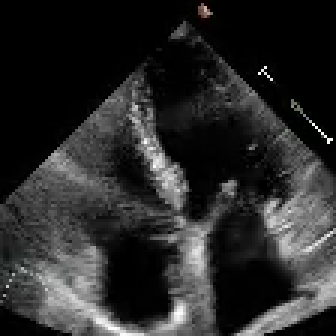
#> input picture frame 78 of videos/echo1.mp4, 112 x 112 px, given in place of Vascular.mp4, which was not available (shown 3 times larger)
$ python dev_test_click.py
#> lines starting #> are read from the running program, lines starting #| are printed output that depends on the picture; pictures that were not available may be replaced by others from this repository, and a replacement may not be noted
#> in main, frame0 is the input picture: shape (112, 112, 3); mean B, G, R 42.1, 42.2, 42.2
import cv2
import numpy as np
from datetime import datetime

from tracker_lk import LKTracker

TARGET_W, TARGET_H = 1100, 850  # output canvas/window size


def letterbox(image, target_w, target_h):
    """Return (canvas, scale, xoff, yoff) where image is aspect-fit into canvas."""
#> called with target_w = 1100, target_h = 850
    h, w = image.shape[:2]
#> h = 112; w = 112
    scale = min(target_w / w, target_h / h)
#> scale = 7.59
    new_w = max(1, int(w * scale))
#> new_w = 850
    new_h = max(1, int(h * scale))
#> new_h = 850

    resized = cv2.resize(image, (new_w, new_h), interpolation=cv2.INTER_LINEAR)
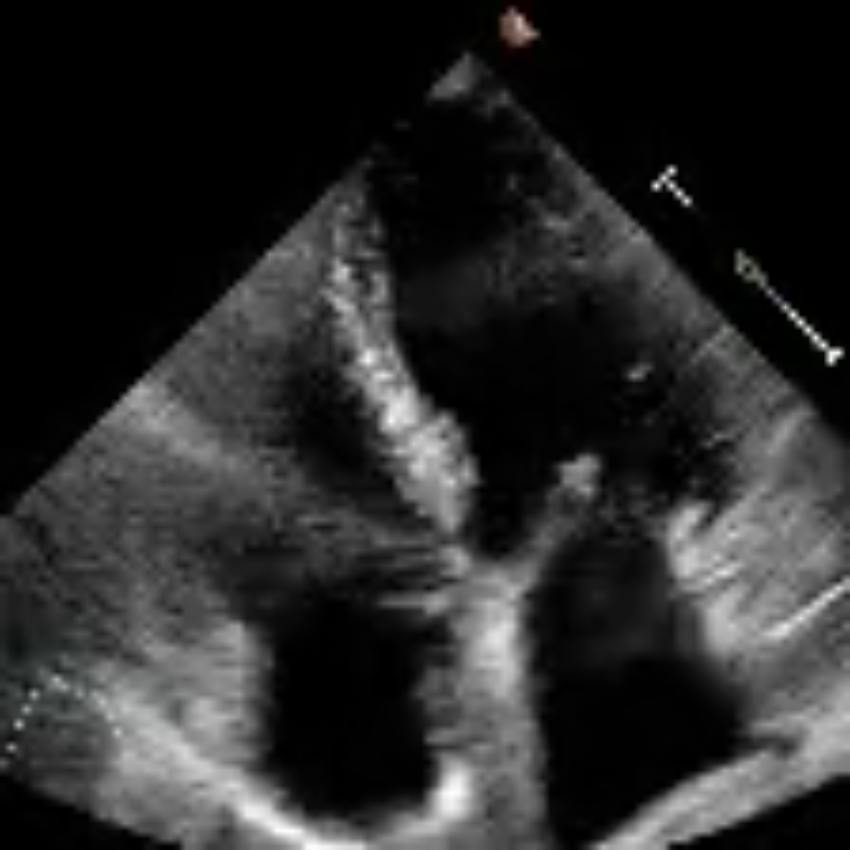
#> resized: shape (850, 850, 3); mean B, G, R 42.1, 42.1, 42.1
    if resized.ndim == 2:
        resized = cv2.cvtColor(resized, cv2.COLOR_GRAY2BGR)

    canvas = np.zeros((target_h, target_w, 3), dtype=np.uint8)
    xoff = (target_w - new_w) // 2
#> xoff = 125
    yoff = (target_h - new_h) // 2
#> yoff = 0
    canvas[yoff:yoff + new_h, xoff:xoff + new_w] = resized
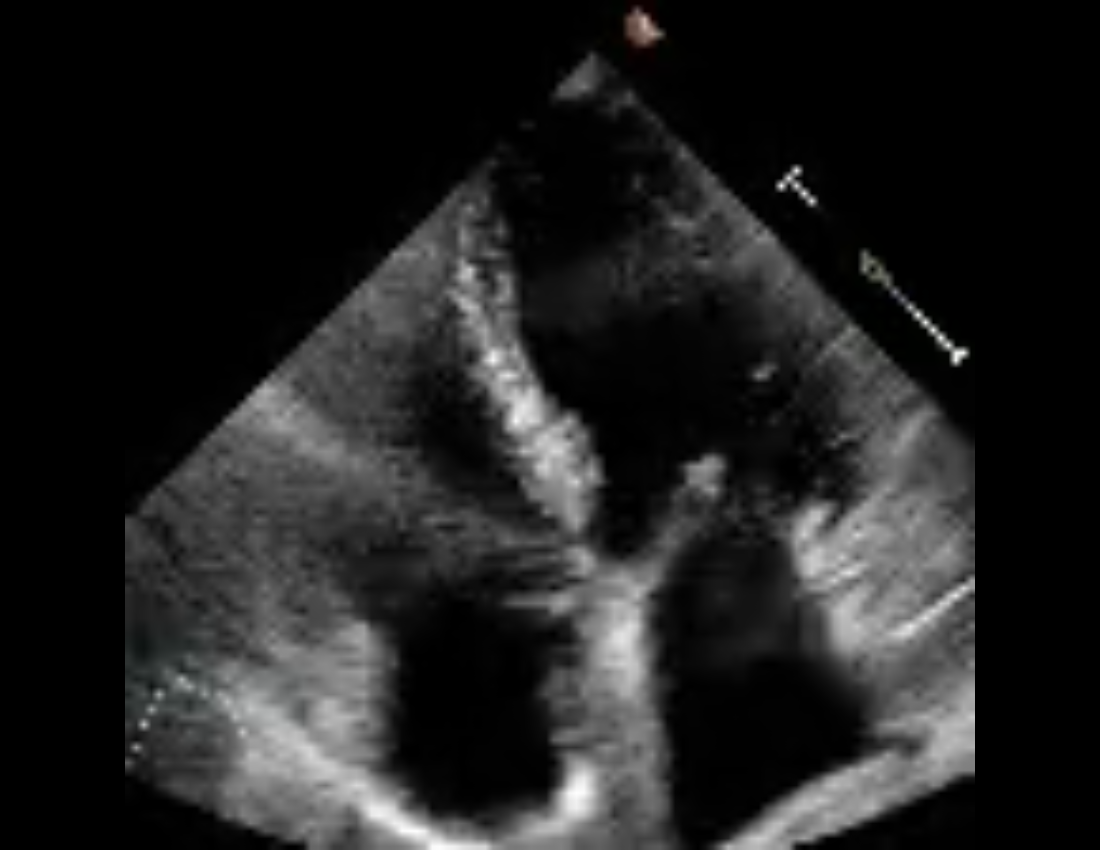
#> canvas: shape (850, 1100, 3); mean B, G, R 32.5, 32.5, 32.5
    return canvas, scale, xoff, yoff


def to_frame_coords(x, y, scale, xoff, yoff):
    fx = (x - xoff) / scale
    fy = (y - yoff) / scale
    return fx, fy


def to_canvas_coords(x, y, scale, xoff, yoff):
    cx = x * scale + xoff
    cy = y * scale + yoff
    return cx, cy


def draw_polygon(img, pts, is_closed=False):
    """pts are in DISPLAY/CANVAS coords."""
    if len(pts) == 0:
        return

    for (x, y) in pts:
        cv2.circle(img, (int(x), int(y)), 4, (255, 255, 255), -1)

    if len(pts) >= 2:
        p = np.array(pts, dtype=np.int32).reshape(-1, 1, 2)
        cv2.polylines(img, [p], isClosed=is_closed, color=(0, 255, 0), thickness=2)


def make_writer(out_path, fps, w, h):
    # Use mp4v for broad compatibility
    fourcc = cv2.VideoWriter_fourcc(*"mp4v")
    return cv2.VideoWriter(out_path, fourcc, fps, (w, h))

# TODO: update path
def main():
    #video_path = r"C:\Users\jocel\OneDrive\Desktop\Holoray_Dataset\Echo\echo4.mp4"
    #video_path = r"C:\Users\jocel\OneDrive\Desktop\Holoray_Dataset\Intrapartum\Intrapartum-occlusions.mp4"
    #video_path = r"C:\Users\jocel\OneDrive\Desktop\Holoray_Dataset\Lapchole\Lapchole1.mp4"
    video_path = r"C:\Users\jocel\OneDrive\Desktop\Holoray_Dataset\POCUS\Vascular.mp4"

    cap = cv2.VideoCapture(video_path)

    if not cap.isOpened():
        print(f"Could not open video: {video_path}")
        return

    # Try to read video fps; fallback if missing
    fps = cap.get(cv2.CAP_PROP_FPS)
    if fps > 120:
        fps = 30.0

    if fps is None or fps <= 1e-6:
        fps = 30.0

    ok, frame0 = cap.read()
    if not ok:
        print(f"Could not read first frame: {video_path}")
        return

    win = "Draw polygon: click points | Enter=done | Backspace=undo | Esc=clear"
    cv2.namedWindow(win, cv2.WINDOW_NORMAL)
    cv2.resizeWindow(win, TARGET_W, TARGET_H)

    polygon = []  # FRAME coords
    finalized = False

    scale, xoff, yoff = 1.0, 0, 0

    def on_mouse(event, x, y, flags, param):
        nonlocal polygon, finalized, scale, xoff, yoff
        if finalized:
            return
        if event == cv2.EVENT_LBUTTONDOWN:
            fx, fy = to_frame_coords(x, y, scale, xoff, yoff)
            h0, w0 = frame0.shape[:2]
            if 0 <= fx < w0 and 0 <= fy < h0:
                polygon.append((float(fx), float(fy)))

    cv2.setMouseCallback(win, on_mouse)

    # --- Phase 1: polygon drawing ---
    while True:
        vis, scale, xoff, yoff = letterbox(frame0, TARGET_W, TARGET_H)
#> scale = 7.59; xoff = 125; yoff = 0
        disp_poly = [to_canvas_coords(x, y, scale, xoff, yoff) for x, y in polygon]
#> disp_poly = []
        draw_polygon(vis, disp_poly, is_closed=(len(disp_poly) >= 3))

        cv2.putText(vis, f"Points: {len(polygon)}", (20, 40),
                    cv2.FONT_HERSHEY_SIMPLEX, 1.0, (255, 255, 255), 2)
        cv2.putText(vis, "Click vertices. Enter=start. Backspace=undo. Esc=clear. q=quit",
                    (20, 80), cv2.FONT_HERSHEY_SIMPLEX, 0.7, (255, 255, 255), 2)
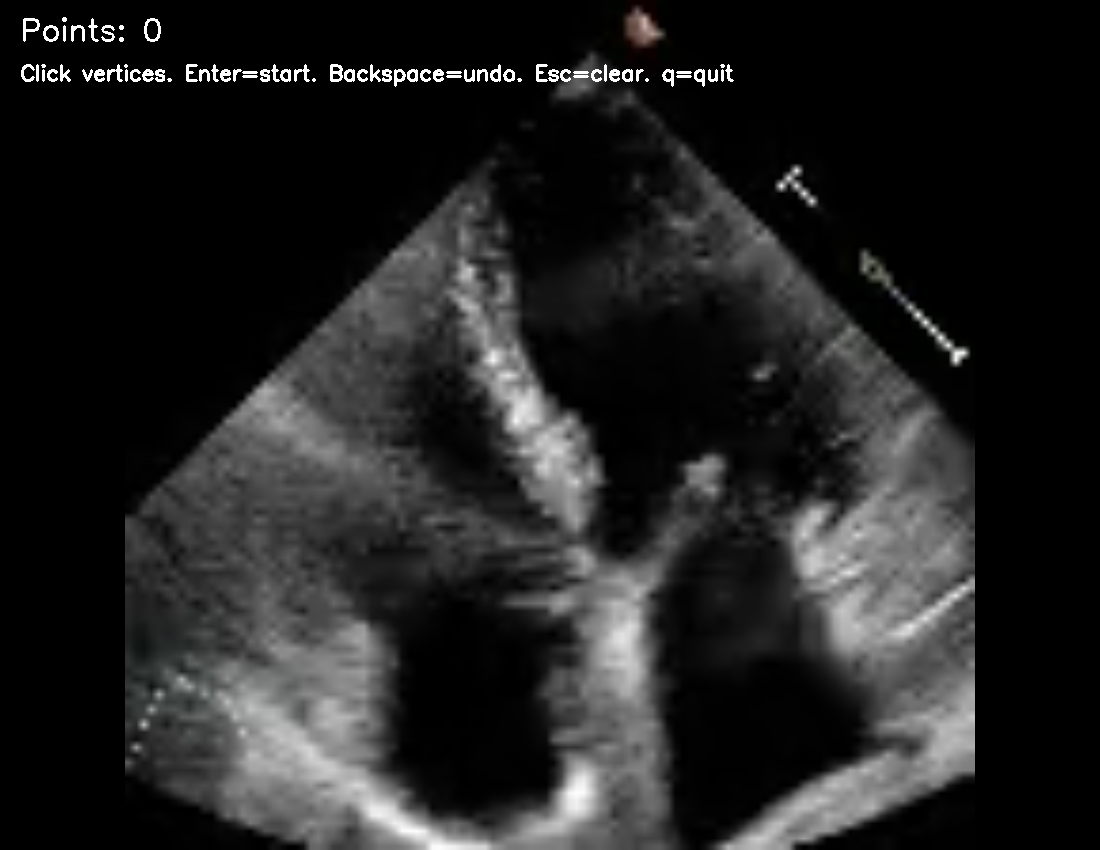
#> vis: shape (850, 1100, 3); mean B, G, R 34, 34, 34

        cv2.imshow(win, vis)
        key = cv2.waitKey(16) & 0xFF
#> (key q is pressed here)

        if key == ord("q"):
            cap.release()
            cv2.destroyAllWindows()
            return

        if key in (13, 10):  # Enter
            if len(polygon) >= 3:
                finalized = True
                break

        if key == 8:  # Backspace
            if polygon:
                polygon.pop()

        if key == 27:  # Esc
            polygon = []

    print("Polygon (frame coords):", polygon)

    # --- Phase 2: tracking ---
    tracker = LKTracker()
    tracker.init(frame0, polygon)

    # Create output writer (saves what you SEE: letterboxed canvas with overlay)
    timestamp = datetime.now().strftime("%Y%m%d_%H%M%S")
    out_path = f"tracked_{timestamp}.mp4"
    writer = make_writer(out_path, fps, TARGET_W, TARGET_H)
    if not writer.isOpened():
        print("Warning: could not open VideoWriter. Video will not be saved.")
        writer = None
    else:
        print(f"Saving tracked video to: {out_path}")

    while True:
        ok, frame = cap.read()
        if not ok:
            break

        out = tracker.update(frame)
        pts = out.get("points", [])          # FRAME coords
        conf = float(out.get("confidence", 0.0))
        mode = out.get("mode", "flow")
        events = out.get("events", [])

        vis, scale, xoff, yoff = letterbox(frame, TARGET_W, TARGET_H)
        disp_pts = [to_canvas_coords(x, y, scale, xoff, yoff) for x, y in pts]
        draw_polygon(vis, disp_pts, is_closed=True)

        cv2.putText(vis, f"conf={conf:.2f} mode={mode}", (20, 40),
                    cv2.FONT_HERSHEY_SIMPLEX, 1.0, (255, 255, 255), 2)

        if events:
            txt = " | ".join(events[:3])
            cv2.putText(vis, txt, (20, 80),
                        cv2.FONT_HERSHEY_SIMPLEX, 0.7, (255, 255, 255), 2)

        # Show + save
        cv2.imshow("LK Tracker Test (press q to quit)", vis)
        if writer is not None:
            writer.write(vis)

        key = cv2.waitKey(1) & 0xFF
        if key == ord("q"):
            break

    if writer is not None:
        writer.release()
    cap.release()
    cv2.destroyAllWindows()
    print("Done.")


if __name__ == "__main__":
    main()

$ run again, starting later in the video
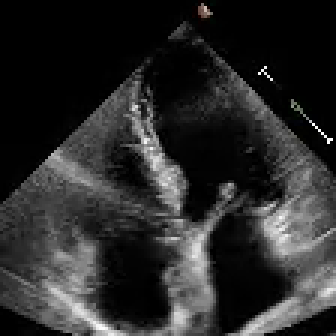
#> input picture frame 352 of videos/echo1.mp4, 112 x 112 px, given in place of Vascular.mp4, which was not available (shown 3 times larger)
#> in main, frame0 is the input picture: shape (112, 112, 3); mean B, G, R 42.2, 42.2, 42.2
#> in letterbox, `canvas[yoff:yoff + new_h, xoff:xoff + new_w] = resized`:
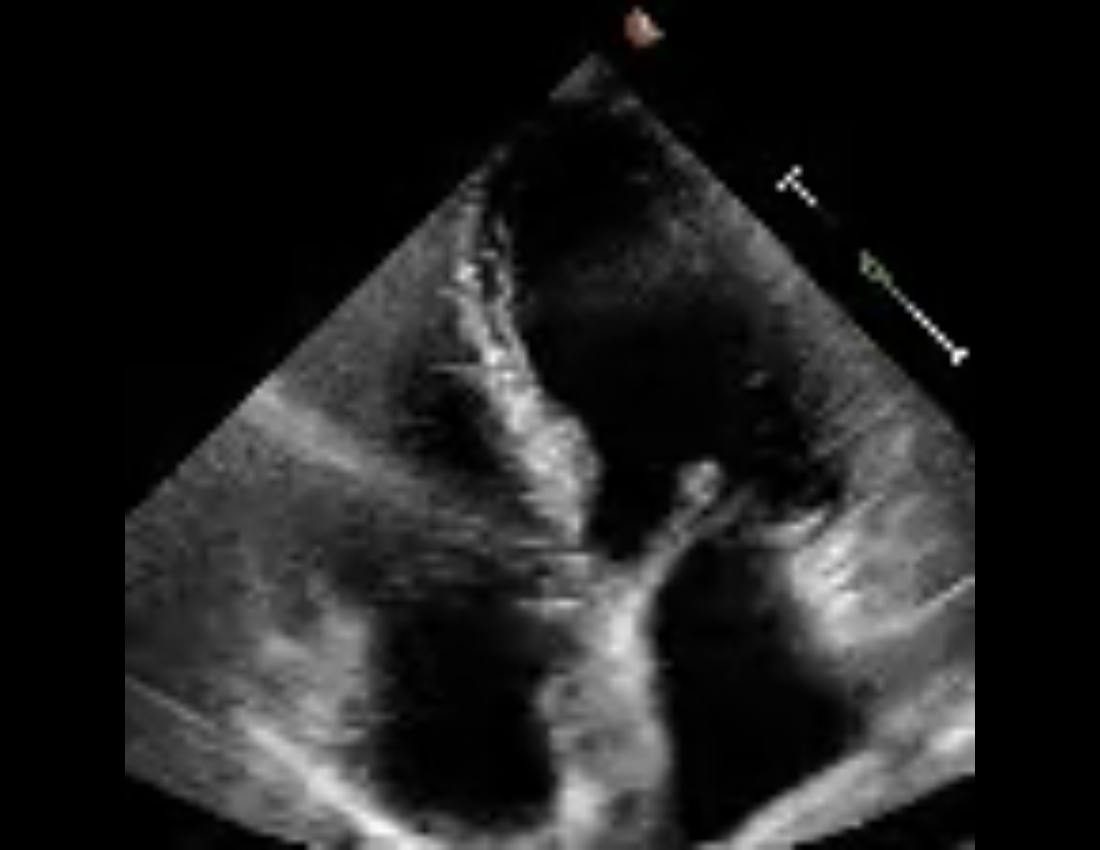
#> canvas: shape (850, 1100, 3); mean B, G, R 32.5, 32.6, 32.6
#> in main, `vis, scale, xoff, yoff = letterbox(frame0, TARGET_W, TARGET_H)`: scale = 7.59; xoff = 125; yoff = 0
#> disp_poly = []
#> in main, `cv2.putText(vis, "Click vertices. Enter=start. Backspace=undo. Esc=cle..`:
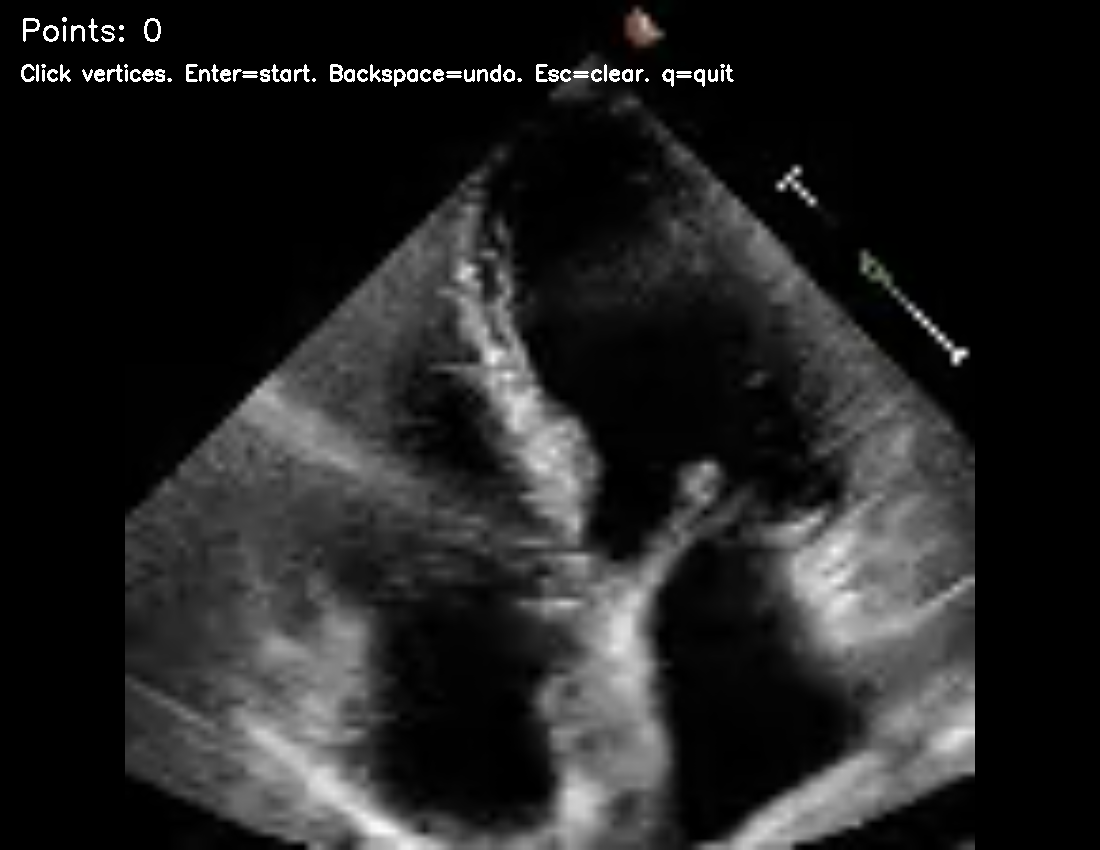
#> vis: shape (850, 1100, 3); mean B, G, R 34, 34, 34

$ run again, starting later in the video
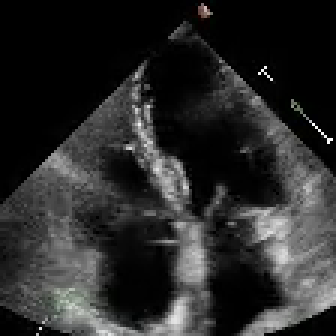
#> input picture frame 626 of videos/echo1.mp4, 112 x 112 px, given in place of Vascular.mp4, which was not available (shown 3 times larger)
#> in main, frame0 is the input picture: shape (112, 112, 3); mean B, G, R 41.8, 42, 41.8
#> in letterbox, `canvas[yoff:yoff + new_h, xoff:xoff + new_w] = resized`:
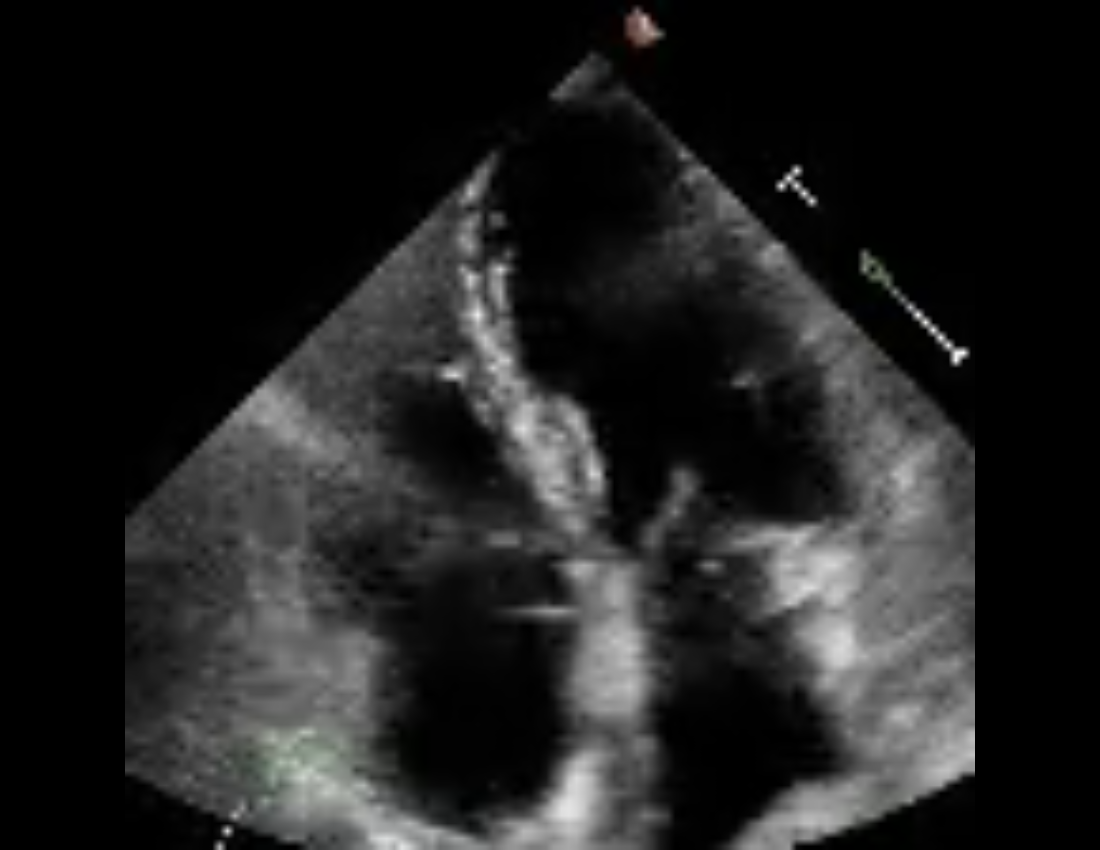
#> canvas: shape (850, 1100, 3); mean B, G, R 32.2, 32.4, 32.2
#> in main, `vis, scale, xoff, yoff = letterbox(frame0, TARGET_W, TARGET_H)`: scale = 7.59; xoff = 125; yoff = 0
#> disp_poly = []
#> in main, `cv2.putText(vis, "Click vertices. Enter=start. Backspace=undo. Esc=cle..`:
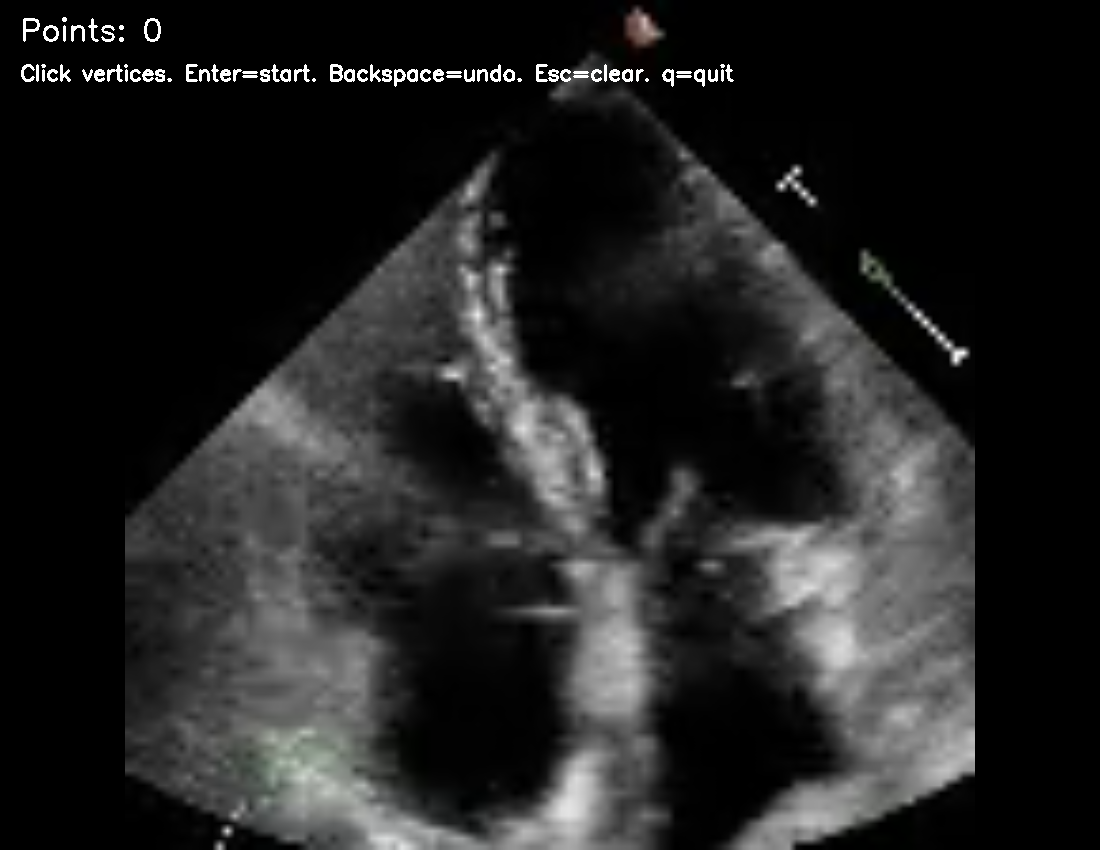
#> vis: shape (850, 1100, 3); mean B, G, R 33.7, 33.8, 33.7
